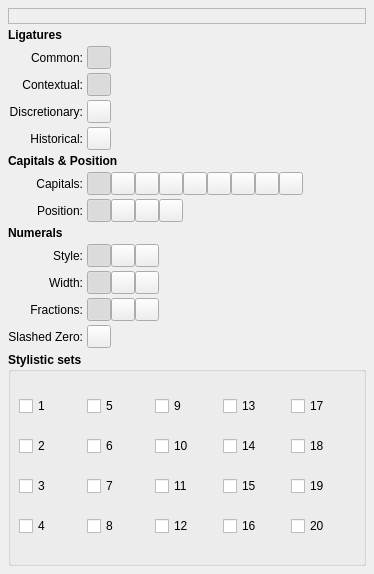
<?xml version="1.0" encoding="UTF-8"?>
<ui version="4.0">
 <class>PropertyWidget_FontFeatures</class>
 <widget class="QFrame" name="PropertyWidget_FontFeatures">
  <property name="geometry">
   <rect>
    <x>0</x>
    <y>0</y>
    <width>374</width>
    <height>574</height>
   </rect>
  </property>
  <layout class="QVBoxLayout" name="verticalLayout">
   <property name="spacing">
    <number>4</number>
   </property>
   <property name="leftMargin">
    <number>8</number>
   </property>
   <property name="topMargin">
    <number>8</number>
   </property>
   <property name="rightMargin">
    <number>8</number>
   </property>
   <property name="bottomMargin">
    <number>8</number>
   </property>
   <item>
    <layout class="QGridLayout" name="gridLayout_2" columnstretch="0,1">
     <property name="spacing">
      <number>4</number>
     </property>
     <item row="3" column="0">
      <widget class="QLabel" name="labelContextualLigatures">
       <property name="text">
        <string>Contextual:</string>
       </property>
       <property name="alignment">
        <set>Qt::AlignmentFlag::AlignRight|Qt::AlignmentFlag::AlignTrailing|Qt::AlignmentFlag::AlignVCenter</set>
       </property>
      </widget>
     </item>
     <item row="11" column="1">
      <layout class="QHBoxLayout" name="horizontalLayout_6">
       <property name="spacing">
        <number>0</number>
       </property>
       <item>
        <widget class="ScToolButton" name="DefaultWidthRadio">
         <property name="toolTip">
          <string>Default numbers width</string>
         </property>
         <property name="text">
          <string/>
         </property>
         <property name="checkable">
          <bool>true</bool>
         </property>
         <property name="checked">
          <bool>true</bool>
         </property>
         <property name="autoExclusive">
          <bool>true</bool>
         </property>
        </widget>
       </item>
       <item>
        <widget class="ScToolButton" name="ProportionalRadio">
         <property name="toolTip">
          <string>Proportional Figures (pnum)</string>
         </property>
         <property name="text">
          <string/>
         </property>
         <property name="checkable">
          <bool>true</bool>
         </property>
         <property name="autoExclusive">
          <bool>true</bool>
         </property>
        </widget>
       </item>
       <item>
        <widget class="ScToolButton" name="TabularRadio">
         <property name="toolTip">
          <string>Tabular Figures (tnum)</string>
         </property>
         <property name="text">
          <string/>
         </property>
         <property name="checkable">
          <bool>true</bool>
         </property>
         <property name="autoExclusive">
          <bool>true</bool>
         </property>
        </widget>
       </item>
       <item>
        <spacer name="horizontalSpacer_4">
         <property name="orientation">
          <enum>Qt::Orientation::Horizontal</enum>
         </property>
         <property name="sizeHint" stdset="0">
          <size>
           <width>0</width>
           <height>0</height>
          </size>
         </property>
        </spacer>
       </item>
      </layout>
     </item>
     <item row="5" column="0">
      <widget class="QLabel" name="labelHistoricalLigatures">
       <property name="text">
        <string>Historical:</string>
       </property>
       <property name="alignment">
        <set>Qt::AlignmentFlag::AlignRight|Qt::AlignmentFlag::AlignTrailing|Qt::AlignmentFlag::AlignVCenter</set>
       </property>
      </widget>
     </item>
     <item row="13" column="0">
      <widget class="QLabel" name="labelSlashedZero">
       <property name="text">
        <string>Slashed Zero:</string>
       </property>
       <property name="alignment">
        <set>Qt::AlignmentFlag::AlignRight|Qt::AlignmentFlag::AlignTrailing|Qt::AlignmentFlag::AlignVCenter</set>
       </property>
      </widget>
     </item>
     <item row="8" column="1">
      <layout class="QHBoxLayout" name="horizontalLayout_9">
       <property name="spacing">
        <number>0</number>
       </property>
       <item>
        <widget class="ScToolButton" name="DefaultPosRadio">
         <property name="toolTip">
          <string>Normal position</string>
         </property>
         <property name="text">
          <string/>
         </property>
         <property name="checkable">
          <bool>true</bool>
         </property>
         <property name="checked">
          <bool>true</bool>
         </property>
         <property name="autoExclusive">
          <bool>true</bool>
         </property>
        </widget>
       </item>
       <item>
        <widget class="ScToolButton" name="SubscriptRadio">
         <property name="toolTip">
          <string>Subscript (subs)</string>
         </property>
         <property name="text">
          <string/>
         </property>
         <property name="checkable">
          <bool>true</bool>
         </property>
         <property name="autoExclusive">
          <bool>true</bool>
         </property>
        </widget>
       </item>
       <item>
        <widget class="ScToolButton" name="SuperscriptRadio">
         <property name="toolTip">
          <string>Superscript (sups)</string>
         </property>
         <property name="text">
          <string/>
         </property>
         <property name="checkable">
          <bool>true</bool>
         </property>
         <property name="autoExclusive">
          <bool>true</bool>
         </property>
        </widget>
       </item>
       <item>
        <widget class="ScToolButton" name="OrdinalCheck">
         <property name="toolTip">
          <string>Ordinals (ordn)</string>
         </property>
         <property name="text">
          <string/>
         </property>
         <property name="checkable">
          <bool>true</bool>
         </property>
         <property name="autoExclusive">
          <bool>true</bool>
         </property>
        </widget>
       </item>
       <item>
        <spacer name="horizontalSpacer_6">
         <property name="orientation">
          <enum>Qt::Orientation::Horizontal</enum>
         </property>
         <property name="sizeHint" stdset="0">
          <size>
           <width>0</width>
           <height>0</height>
          </size>
         </property>
        </spacer>
       </item>
      </layout>
     </item>
     <item row="3" column="1">
      <layout class="QHBoxLayout" name="horizontalLayout_12">
       <property name="spacing">
        <number>4</number>
       </property>
       <item>
        <widget class="Switch" name="ContextualCheck">
         <property name="minimumSize">
          <size>
           <width>24</width>
           <height>0</height>
          </size>
         </property>
         <property name="toolTip">
          <string>Contextual Ligatures (clig)</string>
         </property>
         <property name="text">
          <string/>
         </property>
         <property name="checkable">
          <bool>true</bool>
         </property>
         <property name="checked">
          <bool>true</bool>
         </property>
        </widget>
       </item>
       <item>
        <spacer name="horizontalSpacer_9">
         <property name="orientation">
          <enum>Qt::Orientation::Horizontal</enum>
         </property>
         <property name="sizeHint" stdset="0">
          <size>
           <width>0</width>
           <height>0</height>
          </size>
         </property>
        </spacer>
       </item>
      </layout>
     </item>
     <item row="7" column="0">
      <widget class="QLabel" name="labelCapitals">
       <property name="text">
        <string>Capitals:</string>
       </property>
       <property name="alignment">
        <set>Qt::AlignmentFlag::AlignRight|Qt::AlignmentFlag::AlignTrailing|Qt::AlignmentFlag::AlignVCenter</set>
       </property>
      </widget>
     </item>
     <item row="11" column="0">
      <widget class="QLabel" name="labelNumeralWidth">
       <property name="text">
        <string>Width:</string>
       </property>
       <property name="alignment">
        <set>Qt::AlignmentFlag::AlignRight|Qt::AlignmentFlag::AlignTrailing|Qt::AlignmentFlag::AlignVCenter</set>
       </property>
      </widget>
     </item>
     <item row="4" column="1">
      <layout class="QHBoxLayout" name="horizontalLayout_13">
       <property name="spacing">
        <number>4</number>
       </property>
       <item>
        <widget class="Switch" name="DiscretionaryCheck">
         <property name="minimumSize">
          <size>
           <width>24</width>
           <height>0</height>
          </size>
         </property>
         <property name="toolTip">
          <string>Discretionary Ligatures (dlig)</string>
         </property>
         <property name="text">
          <string/>
         </property>
         <property name="checkable">
          <bool>true</bool>
         </property>
        </widget>
       </item>
       <item>
        <spacer name="horizontalSpacer_10">
         <property name="orientation">
          <enum>Qt::Orientation::Horizontal</enum>
         </property>
         <property name="sizeHint" stdset="0">
          <size>
           <width>0</width>
           <height>0</height>
          </size>
         </property>
        </spacer>
       </item>
      </layout>
     </item>
     <item row="9" column="0" colspan="2">
      <widget class="QLabel" name="LabelNumbers">
       <property name="font">
        <font>
         <bold>true</bold>
        </font>
       </property>
       <property name="text">
        <string>Numerals</string>
       </property>
      </widget>
     </item>
     <item row="13" column="1">
      <layout class="QHBoxLayout" name="horizontalLayout_11">
       <property name="spacing">
        <number>4</number>
       </property>
       <item>
        <widget class="Switch" name="SlashedZeroCheck">
         <property name="minimumSize">
          <size>
           <width>24</width>
           <height>0</height>
          </size>
         </property>
         <property name="toolTip">
          <string>Slashed Zero (zero)</string>
         </property>
         <property name="text">
          <string/>
         </property>
         <property name="checkable">
          <bool>true</bool>
         </property>
        </widget>
       </item>
       <item>
        <spacer name="horizontalSpacer_8">
         <property name="orientation">
          <enum>Qt::Orientation::Horizontal</enum>
         </property>
         <property name="sizeHint" stdset="0">
          <size>
           <width>0</width>
           <height>0</height>
          </size>
         </property>
        </spacer>
       </item>
      </layout>
     </item>
     <item row="4" column="0">
      <widget class="QLabel" name="labelDiscretionaryLigatures">
       <property name="text">
        <string>Discretionary:</string>
       </property>
       <property name="alignment">
        <set>Qt::AlignmentFlag::AlignRight|Qt::AlignmentFlag::AlignTrailing|Qt::AlignmentFlag::AlignVCenter</set>
       </property>
      </widget>
     </item>
     <item row="8" column="0">
      <widget class="QLabel" name="LabelNumeralPosition">
       <property name="text">
        <string>Position:</string>
       </property>
       <property name="alignment">
        <set>Qt::AlignmentFlag::AlignRight|Qt::AlignmentFlag::AlignTrailing|Qt::AlignmentFlag::AlignVCenter</set>
       </property>
      </widget>
     </item>
     <item row="6" column="0" colspan="2">
      <widget class="QLabel" name="labelLettercase">
       <property name="font">
        <font>
         <bold>true</bold>
        </font>
       </property>
       <property name="text">
        <string>Capitals &amp; Position</string>
       </property>
      </widget>
     </item>
     <item row="7" column="1">
      <layout class="QHBoxLayout" name="horizontalLayout_4">
       <property name="spacing">
        <number>0</number>
       </property>
       <item>
        <widget class="ScToolButton" name="NormalCapRadio">
         <property name="toolTip">
          <string>Normal capitals</string>
         </property>
         <property name="text">
          <string/>
         </property>
         <property name="checkable">
          <bool>true</bool>
         </property>
         <property name="checked">
          <bool>true</bool>
         </property>
         <property name="autoExclusive">
          <bool>true</bool>
         </property>
        </widget>
       </item>
       <item>
        <widget class="ScToolButton" name="SmallRadio">
         <property name="toolTip">
          <string>Small capitals (smcp)</string>
         </property>
         <property name="text">
          <string/>
         </property>
         <property name="checkable">
          <bool>true</bool>
         </property>
         <property name="autoExclusive">
          <bool>true</bool>
         </property>
        </widget>
       </item>
       <item>
        <widget class="ScToolButton" name="SmallFromCRadio">
         <property name="toolTip">
          <string>Small capitals from capitals (c2sc)</string>
         </property>
         <property name="text">
          <string/>
         </property>
         <property name="checkable">
          <bool>true</bool>
         </property>
         <property name="autoExclusive">
          <bool>true</bool>
         </property>
        </widget>
       </item>
       <item>
        <widget class="ScToolButton" name="AllSmallCapsRadio">
         <property name="toolTip">
          <string>All Small Caps (c2sc + smcp)</string>
         </property>
         <property name="text">
          <string/>
         </property>
         <property name="checkable">
          <bool>true</bool>
         </property>
         <property name="autoExclusive">
          <bool>true</bool>
         </property>
        </widget>
       </item>
       <item>
        <widget class="ScToolButton" name="PetiteRadio">
         <property name="toolTip">
          <string>Petite capitals (pcap)</string>
         </property>
         <property name="text">
          <string/>
         </property>
         <property name="checkable">
          <bool>true</bool>
         </property>
         <property name="autoExclusive">
          <bool>true</bool>
         </property>
        </widget>
       </item>
       <item>
        <widget class="ScToolButton" name="PetiteCapRadio">
         <property name="toolTip">
          <string>Petite capitals from capitals (c2pc)</string>
         </property>
         <property name="text">
          <string/>
         </property>
         <property name="checkable">
          <bool>true</bool>
         </property>
         <property name="autoExclusive">
          <bool>true</bool>
         </property>
        </widget>
       </item>
       <item>
        <widget class="ScToolButton" name="AllPetiteCapsRadio">
         <property name="toolTip">
          <string>All Petite Caps (c2pc + pcap)</string>
         </property>
         <property name="text">
          <string/>
         </property>
         <property name="checkable">
          <bool>true</bool>
         </property>
         <property name="autoExclusive">
          <bool>true</bool>
         </property>
        </widget>
       </item>
       <item>
        <widget class="ScToolButton" name="UnicaseRadio">
         <property name="toolTip">
          <string>Unicase (unic)</string>
         </property>
         <property name="text">
          <string/>
         </property>
         <property name="checkable">
          <bool>true</bool>
         </property>
         <property name="autoExclusive">
          <bool>true</bool>
         </property>
        </widget>
       </item>
       <item>
        <widget class="ScToolButton" name="TitlingRadio">
         <property name="toolTip">
          <string>Titling (titl)</string>
         </property>
         <property name="text">
          <string/>
         </property>
         <property name="checkable">
          <bool>true</bool>
         </property>
         <property name="autoExclusive">
          <bool>true</bool>
         </property>
        </widget>
       </item>
       <item>
        <spacer name="horizontalSpacer_2">
         <property name="orientation">
          <enum>Qt::Orientation::Horizontal</enum>
         </property>
         <property name="sizeHint" stdset="0">
          <size>
           <width>0</width>
           <height>0</height>
          </size>
         </property>
        </spacer>
       </item>
      </layout>
     </item>
     <item row="5" column="1">
      <layout class="QHBoxLayout" name="horizontalLayout_14">
       <property name="spacing">
        <number>4</number>
       </property>
       <item>
        <widget class="Switch" name="HistoricalCheck">
         <property name="minimumSize">
          <size>
           <width>24</width>
           <height>0</height>
          </size>
         </property>
         <property name="toolTip">
          <string>Historical Ligatures (hlig)</string>
         </property>
         <property name="text">
          <string/>
         </property>
         <property name="checkable">
          <bool>true</bool>
         </property>
        </widget>
       </item>
       <item>
        <spacer name="horizontalSpacer_11">
         <property name="orientation">
          <enum>Qt::Orientation::Horizontal</enum>
         </property>
         <property name="sizeHint" stdset="0">
          <size>
           <width>0</width>
           <height>0</height>
          </size>
         </property>
        </spacer>
       </item>
      </layout>
     </item>
     <item row="10" column="0">
      <widget class="QLabel" name="labelNumeralStyle">
       <property name="text">
        <string>Style:</string>
       </property>
       <property name="alignment">
        <set>Qt::AlignmentFlag::AlignRight|Qt::AlignmentFlag::AlignTrailing|Qt::AlignmentFlag::AlignVCenter</set>
       </property>
      </widget>
     </item>
     <item row="12" column="1">
      <layout class="QHBoxLayout" name="horizontalLayout_8">
       <property name="spacing">
        <number>0</number>
       </property>
       <item>
        <widget class="ScToolButton" name="DefaultFractionsRadio">
         <property name="toolTip">
          <string>No fractions</string>
         </property>
         <property name="text">
          <string/>
         </property>
         <property name="checkable">
          <bool>true</bool>
         </property>
         <property name="checked">
          <bool>true</bool>
         </property>
         <property name="autoExclusive">
          <bool>true</bool>
         </property>
        </widget>
       </item>
       <item>
        <widget class="ScToolButton" name="DiagonalRadio">
         <property name="toolTip">
          <string>Fractions (frac)</string>
         </property>
         <property name="text">
          <string/>
         </property>
         <property name="checkable">
          <bool>true</bool>
         </property>
         <property name="autoExclusive">
          <bool>true</bool>
         </property>
        </widget>
       </item>
       <item>
        <widget class="ScToolButton" name="StackedRadio">
         <property name="toolTip">
          <string>Alternative Fractions (afrc)</string>
         </property>
         <property name="text">
          <string/>
         </property>
         <property name="checkable">
          <bool>true</bool>
         </property>
         <property name="autoExclusive">
          <bool>true</bool>
         </property>
        </widget>
       </item>
       <item>
        <spacer name="horizontalSpacer_5">
         <property name="orientation">
          <enum>Qt::Orientation::Horizontal</enum>
         </property>
         <property name="sizeHint" stdset="0">
          <size>
           <width>0</width>
           <height>0</height>
          </size>
         </property>
        </spacer>
       </item>
      </layout>
     </item>
     <item row="2" column="1">
      <layout class="QHBoxLayout" name="horizontalLayout_3">
       <property name="spacing">
        <number>4</number>
       </property>
       <item>
        <widget class="Switch" name="CommonCheck">
         <property name="minimumSize">
          <size>
           <width>24</width>
           <height>0</height>
          </size>
         </property>
         <property name="toolTip">
          <string>Common Ligatures (liga)</string>
         </property>
         <property name="text">
          <string/>
         </property>
         <property name="checkable">
          <bool>true</bool>
         </property>
         <property name="checked">
          <bool>true</bool>
         </property>
        </widget>
       </item>
       <item>
        <spacer name="horizontalSpacer">
         <property name="orientation">
          <enum>Qt::Orientation::Horizontal</enum>
         </property>
         <property name="sizeHint" stdset="0">
          <size>
           <width>0</width>
           <height>0</height>
          </size>
         </property>
        </spacer>
       </item>
      </layout>
     </item>
     <item row="12" column="0">
      <widget class="QLabel" name="labelFraction">
       <property name="text">
        <string>Fractions:</string>
       </property>
       <property name="alignment">
        <set>Qt::AlignmentFlag::AlignRight|Qt::AlignmentFlag::AlignTrailing|Qt::AlignmentFlag::AlignVCenter</set>
       </property>
      </widget>
     </item>
     <item row="10" column="1">
      <layout class="QHBoxLayout" name="horizontalLayout_5">
       <property name="spacing">
        <number>0</number>
       </property>
       <item>
        <widget class="ScToolButton" name="DefaultStyleRadio">
         <property name="toolTip">
          <string>Default numbers style</string>
         </property>
         <property name="text">
          <string/>
         </property>
         <property name="checkable">
          <bool>true</bool>
         </property>
         <property name="checked">
          <bool>true</bool>
         </property>
         <property name="autoExclusive">
          <bool>true</bool>
         </property>
        </widget>
       </item>
       <item>
        <widget class="ScToolButton" name="LiningRadio">
         <property name="toolTip">
          <string>Lining Figures (lnum)</string>
         </property>
         <property name="text">
          <string/>
         </property>
         <property name="checkable">
          <bool>true</bool>
         </property>
         <property name="autoExclusive">
          <bool>true</bool>
         </property>
        </widget>
       </item>
       <item>
        <widget class="ScToolButton" name="OldStyleRadio">
         <property name="toolTip">
          <string>Oldstyle Figures (onum)</string>
         </property>
         <property name="text">
          <string/>
         </property>
         <property name="checkable">
          <bool>true</bool>
         </property>
         <property name="autoExclusive">
          <bool>true</bool>
         </property>
        </widget>
       </item>
       <item>
        <spacer name="horizontalSpacer_3">
         <property name="orientation">
          <enum>Qt::Orientation::Horizontal</enum>
         </property>
         <property name="sizeHint" stdset="0">
          <size>
           <width>0</width>
           <height>0</height>
          </size>
         </property>
        </spacer>
       </item>
      </layout>
     </item>
     <item row="2" column="0">
      <widget class="QLabel" name="labelCommonLigatures">
       <property name="text">
        <string>Common:</string>
       </property>
       <property name="alignment">
        <set>Qt::AlignmentFlag::AlignRight|Qt::AlignmentFlag::AlignTrailing|Qt::AlignmentFlag::AlignVCenter</set>
       </property>
      </widget>
     </item>
     <item row="1" column="0" colspan="2">
      <widget class="QLabel" name="labelLigatures">
       <property name="font">
        <font>
         <bold>true</bold>
        </font>
       </property>
       <property name="text">
        <string>Ligatures</string>
       </property>
      </widget>
     </item>
     <item row="0" column="0" colspan="2">
      <widget class="QLabel" name="fontPreview">
       <property name="frameShape">
        <enum>QFrame::Shape::StyledPanel</enum>
       </property>
       <property name="text">
        <string/>
       </property>
       <property name="alignment">
        <set>Qt::AlignmentFlag::AlignCenter</set>
       </property>
      </widget>
     </item>
    </layout>
   </item>
   <item>
    <widget class="QGroupBox" name="groupBox_7">
     <property name="font">
      <font>
       <bold>true</bold>
      </font>
     </property>
     <property name="title">
      <string>Stylistic sets</string>
     </property>
     <layout class="QGridLayout" name="gridLayout">
      <property name="leftMargin">
       <number>8</number>
      </property>
      <property name="topMargin">
       <number>8</number>
      </property>
      <property name="rightMargin">
       <number>8</number>
      </property>
      <property name="bottomMargin">
       <number>8</number>
      </property>
      <property name="spacing">
       <number>4</number>
      </property>
      <item row="0" column="0">
       <widget class="QCheckBox" name="StyleSet01">
        <property name="font">
         <font>
          <bold>false</bold>
         </font>
        </property>
        <property name="text">
         <string>1</string>
        </property>
       </widget>
      </item>
      <item row="0" column="1">
       <widget class="QCheckBox" name="StyleSet05">
        <property name="font">
         <font>
          <bold>false</bold>
         </font>
        </property>
        <property name="text">
         <string>5</string>
        </property>
       </widget>
      </item>
      <item row="0" column="2">
       <widget class="QCheckBox" name="StyleSet09">
        <property name="font">
         <font>
          <bold>false</bold>
         </font>
        </property>
        <property name="text">
         <string>9</string>
        </property>
       </widget>
      </item>
      <item row="0" column="3">
       <widget class="QCheckBox" name="StyleSet13">
        <property name="font">
         <font>
          <bold>false</bold>
         </font>
        </property>
        <property name="text">
         <string>13</string>
        </property>
       </widget>
      </item>
      <item row="0" column="4">
       <widget class="QCheckBox" name="StyleSet17">
        <property name="font">
         <font>
          <bold>false</bold>
         </font>
        </property>
        <property name="text">
         <string>17</string>
        </property>
       </widget>
      </item>
      <item row="1" column="0">
       <widget class="QCheckBox" name="StyleSet02">
        <property name="font">
         <font>
          <bold>false</bold>
         </font>
        </property>
        <property name="text">
         <string>2</string>
        </property>
       </widget>
      </item>
      <item row="1" column="1">
       <widget class="QCheckBox" name="StyleSet06">
        <property name="font">
         <font>
          <bold>false</bold>
         </font>
        </property>
        <property name="text">
         <string>6</string>
        </property>
       </widget>
      </item>
      <item row="1" column="2">
       <widget class="QCheckBox" name="StyleSet10">
        <property name="font">
         <font>
          <bold>false</bold>
         </font>
        </property>
        <property name="text">
         <string>10</string>
        </property>
       </widget>
      </item>
      <item row="1" column="3">
       <widget class="QCheckBox" name="StyleSet14">
        <property name="font">
         <font>
          <bold>false</bold>
         </font>
        </property>
        <property name="text">
         <string>14</string>
        </property>
       </widget>
      </item>
      <item row="1" column="4">
       <widget class="QCheckBox" name="StyleSet18">
        <property name="font">
         <font>
          <bold>false</bold>
         </font>
        </property>
        <property name="text">
         <string>18</string>
        </property>
       </widget>
      </item>
      <item row="2" column="0">
       <widget class="QCheckBox" name="StyleSet03">
        <property name="font">
         <font>
          <bold>false</bold>
         </font>
        </property>
        <property name="text">
         <string>3</string>
        </property>
       </widget>
      </item>
      <item row="2" column="1">
       <widget class="QCheckBox" name="StyleSet07">
        <property name="font">
         <font>
          <bold>false</bold>
         </font>
        </property>
        <property name="text">
         <string>7</string>
        </property>
       </widget>
      </item>
      <item row="2" column="2">
       <widget class="QCheckBox" name="StyleSet11">
        <property name="font">
         <font>
          <bold>false</bold>
         </font>
        </property>
        <property name="text">
         <string>11</string>
        </property>
       </widget>
      </item>
      <item row="2" column="3">
       <widget class="QCheckBox" name="StyleSet15">
        <property name="font">
         <font>
          <bold>false</bold>
         </font>
        </property>
        <property name="text">
         <string>15</string>
        </property>
       </widget>
      </item>
      <item row="2" column="4">
       <widget class="QCheckBox" name="StyleSet19">
        <property name="font">
         <font>
          <bold>false</bold>
         </font>
        </property>
        <property name="text">
         <string>19</string>
        </property>
       </widget>
      </item>
      <item row="3" column="0">
       <widget class="QCheckBox" name="StyleSet04">
        <property name="font">
         <font>
          <bold>false</bold>
         </font>
        </property>
        <property name="text">
         <string>4</string>
        </property>
       </widget>
      </item>
      <item row="3" column="1">
       <widget class="QCheckBox" name="StyleSet08">
        <property name="font">
         <font>
          <bold>false</bold>
         </font>
        </property>
        <property name="text">
         <string>8</string>
        </property>
       </widget>
      </item>
      <item row="3" column="2">
       <widget class="QCheckBox" name="StyleSet12">
        <property name="font">
         <font>
          <bold>false</bold>
         </font>
        </property>
        <property name="text">
         <string>12</string>
        </property>
       </widget>
      </item>
      <item row="3" column="3">
       <widget class="QCheckBox" name="StyleSet16">
        <property name="font">
         <font>
          <bold>false</bold>
         </font>
        </property>
        <property name="text">
         <string>16</string>
        </property>
       </widget>
      </item>
      <item row="3" column="4">
       <widget class="QCheckBox" name="StyleSet20">
        <property name="font">
         <font>
          <bold>false</bold>
         </font>
        </property>
        <property name="text">
         <string>20</string>
        </property>
       </widget>
      </item>
     </layout>
    </widget>
   </item>
  </layout>
 </widget>
 <customwidgets>
  <customwidget>
   <class>ScToolButton</class>
   <extends>QToolButton</extends>
   <header>ui/widgets/buttongroup.h</header>
  </customwidget>
  <customwidget>
   <class>Switch</class>
   <extends>QToolButton</extends>
   <header>ui/widgets/switch.h</header>
  </customwidget>
 </customwidgets>
 <tabstops>
  <tabstop>CommonCheck</tabstop>
  <tabstop>ContextualCheck</tabstop>
  <tabstop>DiscretionaryCheck</tabstop>
  <tabstop>HistoricalCheck</tabstop>
  <tabstop>NormalCapRadio</tabstop>
  <tabstop>SmallRadio</tabstop>
  <tabstop>SmallFromCRadio</tabstop>
  <tabstop>AllSmallCapsRadio</tabstop>
  <tabstop>PetiteRadio</tabstop>
  <tabstop>PetiteCapRadio</tabstop>
  <tabstop>AllPetiteCapsRadio</tabstop>
  <tabstop>UnicaseRadio</tabstop>
  <tabstop>TitlingRadio</tabstop>
  <tabstop>DefaultPosRadio</tabstop>
  <tabstop>SubscriptRadio</tabstop>
  <tabstop>SuperscriptRadio</tabstop>
  <tabstop>OrdinalCheck</tabstop>
  <tabstop>DefaultStyleRadio</tabstop>
  <tabstop>LiningRadio</tabstop>
  <tabstop>OldStyleRadio</tabstop>
  <tabstop>DefaultWidthRadio</tabstop>
  <tabstop>ProportionalRadio</tabstop>
  <tabstop>TabularRadio</tabstop>
  <tabstop>DefaultFractionsRadio</tabstop>
  <tabstop>DiagonalRadio</tabstop>
  <tabstop>StackedRadio</tabstop>
  <tabstop>SlashedZeroCheck</tabstop>
  <tabstop>StyleSet01</tabstop>
  <tabstop>StyleSet02</tabstop>
  <tabstop>StyleSet03</tabstop>
  <tabstop>StyleSet04</tabstop>
  <tabstop>StyleSet05</tabstop>
  <tabstop>StyleSet06</tabstop>
  <tabstop>StyleSet07</tabstop>
  <tabstop>StyleSet08</tabstop>
  <tabstop>StyleSet09</tabstop>
  <tabstop>StyleSet10</tabstop>
  <tabstop>StyleSet11</tabstop>
  <tabstop>StyleSet12</tabstop>
  <tabstop>StyleSet13</tabstop>
  <tabstop>StyleSet14</tabstop>
  <tabstop>StyleSet15</tabstop>
  <tabstop>StyleSet16</tabstop>
  <tabstop>StyleSet17</tabstop>
  <tabstop>StyleSet18</tabstop>
  <tabstop>StyleSet19</tabstop>
  <tabstop>StyleSet20</tabstop>
 </tabstops>
 <resources/>
 <connections/>
</ui>
